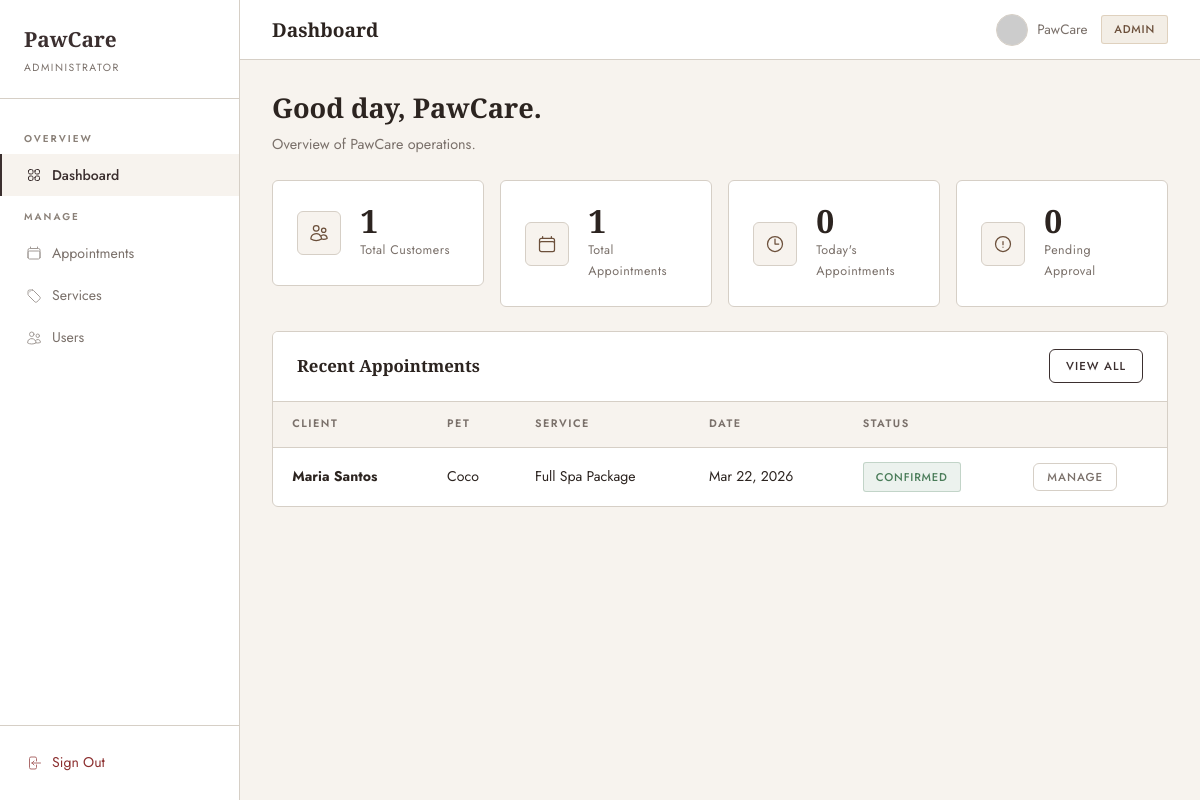
Page /views/admin/dashboard.php (signed in) on the committed database.
### tables this page shows
CREATE TABLE IF NOT EXISTS appointments (
    id         INT AUTO_INCREMENT PRIMARY KEY,
    user_id    INT NOT NULL,
    pet_id     INT NOT NULL,
    service_id INT NOT NULL,
    appt_date  DATE NOT NULL,
    appt_time  TIME NOT NULL,
    notes      TEXT DEFAULT NULL,
    status     ENUM('pending','confirmed','done','cancelled') NOT NULL DEFAULT 'pending',
    created_at TIMESTAMP DEFAULT CURRENT_TIMESTAMP,
    FOREIGN KEY (user_id)    REFERENCES users(id)    ON DELETE CASCADE,
    FOREIGN KEY (pet_id)     REFERENCES pets(id)     ON DELETE CASCADE,
    FOREIGN KEY (service_id) REFERENCES services(id) ON DELETE CASCADE
);

CREATE TABLE IF NOT EXISTS users (
    id         INT AUTO_INCREMENT PRIMARY KEY,
    name       VARCHAR(100)  NOT NULL,
    email      VARCHAR(150)  NOT NULL UNIQUE,
    phone      VARCHAR(20)   DEFAULT NULL,
    password   VARCHAR(255)  NOT NULL,
    role       ENUM('user','admin') NOT NULL DEFAULT 'user',
    created_at TIMESTAMP DEFAULT CURRENT_TIMESTAMP
);

CREATE TABLE IF NOT EXISTS pets (
    id         INT AUTO_INCREMENT PRIMARY KEY,
    user_id    INT NOT NULL,
    name       VARCHAR(100) NOT NULL,
    pet_type   VARCHAR(50)  NOT NULL,
    breed      VARCHAR(100) DEFAULT NULL,
    size       ENUM('Small','Medium','Large','Extra Large') DEFAULT NULL,
    notes      TEXT DEFAULT NULL,
    created_at TIMESTAMP DEFAULT CURRENT_TIMESTAMP,
    FOREIGN KEY (user_id) REFERENCES users(id) ON DELETE CASCADE
);

CREATE TABLE IF NOT EXISTS services (
    id          INT AUTO_INCREMENT PRIMARY KEY,
    name        VARCHAR(100)  NOT NULL,
    description TEXT          DEFAULT NULL,
    price       DECIMAL(10,2) NOT NULL,
    duration    INT           DEFAULT 60 COMMENT 'Minutes',
    is_active   TINYINT(1)    DEFAULT 1,
    created_at  TIMESTAMP DEFAULT CURRENT_TIMESTAMP
);

### views/admin/dashboard.php (the view, shortened to what this page needs)
<?php
$pdo = getPDO();
$totalUsers   = $pdo->query("SELECT COUNT(*) FROM users WHERE role='user'")->fetchColumn();
$totalAppts   = $pdo->query("SELECT COUNT(*) FROM appointments")->fetchColumn();
$todayAppts   = $pdo->query("SELECT COUNT(*) FROM appointments WHERE appt_date=CURDATE()")->fetchColumn();
$pendingAppts = $pdo->query("SELECT COUNT(*) FROM appointments WHERE status='pending'")->fetchColumn();
$recent = $pdo->query("
    SELECT a.*, u.name AS client, p.name AS pet_name, s.name AS service_name
    FROM appointments a
    JOIN users u ON a.user_id=u.id
    JOIN pets p ON a.pet_id=p.id
    JOIN services s ON a.service_id=s.id
    ORDER BY a.created_at DESC LIMIT 8
")->fetchAll();
$statusMap = ['pending'=>'badge-pending','confirmed'=>'badge-confirmed','done'=>'badge-done','cancelled'=>'badge-cancelled'];
?>
<!DOCTYPE html>
<html lang="en">
<head><?php include '../../includes/head.php'; ?></head>
<body>
<div class="layout">
  <?php include '../../includes/sidebar_admin.php'; ?>
  <div class="main-wrap">
    <div class="topbar">
      <span class="topbar-title">Dashboard</span>
      <div class="user-meta">
        <img src="https://ui-avatars.com/api/?name=<?= urlencode($_SESSION['user_name']) ?>&background=3B2F2F&color=C4A882&size=64" class="user-avatar"/>
        <?= htmlspecialchars(explode(' ', $_SESSION['user_name'])[0]) ?>
        <span class="badge-site badge-admin" style="margin-left:4px;">Admin</span>
      </div>
    </div>
    <div class="content-pad">
      <div class="mb-4">
        <h3 style="font-family:var(--font-display);font-size:1.7rem;font-weight:600;">Good day, <?= htmlspecialchars(explode(' ', $_SESSION['user_name'])[0]) ?>.</h3>
        <p style="color:var(--text-muted);font-size:0.9rem;margin:0;">Overview of PawCare operations.</p>
      </div>
      <div class="row g-3 mb-4">
        <?php
        $cards = [
            ['num'=>$totalUsers,   'label'=>'Total Customers',    'icon'=>'M15 19.128a9.38 9.38 0 002.625.372 9.337 9.337 0 004.121-.952 4.125 4.125 0 00-7.533-2.493M15 19.128v-.003c0-1.113-.285-2.16-.786-3.07M15 19.128v.106A12.318 12.318 0 018.624 21c-2.331 0-4.512-.645-6.374-1.766l-.001-.109a6.375 6.375 0 0111.964-3.07M12 6.375a3.375 3.375 0 11-6.75 0 3.375 3.375 0 016.75 0zm8.25 2.25a2.625 2.625 0 11-5.25 0 2.625 2.625 0 015.25 0z'],
            ['num'=>$totalAppts,   'label'=>'Total Appointments', 'icon'=>'M6.75 3v2.25M17.25 3v2.25M3 18.75V7.5a2.25 2.25 0 012.25-2.25h13.5A2.25 2.25 0 0121 7.5v11.25m-18 0A2.25 2.25 0 005.25 21h13.5A2.25 2.25 0 0021 18.75m-18 0v-7.5A2.25 2.25 0 015.25 9h13.5A2.25 2.25 0 0121 11.25v7.5'],
            ['num'=>$todayAppts,   'label'=>"Today's Appointments",'icon'=>'M12 6v6h4.5m4.5 0a9 9 0 11-18 0 9 9 0 0118 0z'],
            ['num'=>$pendingAppts, 'label'=>'Pending Approval',   'icon'=>'M12 9v3.75m9-.75a9 9 0 11-18 0 9 9 0 0118 0zm-9 3.75h.008v.008H12v-.008z'],
        ];
        foreach ($cards as $c): ?>
        <div class="col-md-3 col-6">
          <div class="stat-card">
            <div class="stat-icon">
              <svg fill="none" stroke="currentColor" stroke-width="1.5" viewBox="0 0 24 24" width="20" height="20">
                <path stroke-linecap="round" stroke-linejoin="round" d="<?= $c['icon'] ?>"/>
              </svg>
            </div>
            <div>
              <div class="stat-num"><?= $c['num'] ?></div>
              <div class="stat-label"><?= $c['label'] ?></div>
            </div>
          </div>
        </div>
        <?php endforeach; ?>
      </div>
      <div class="card-site">
        <div class="card-header-site">
          <h5>Recent Appointments</h5>
          <a href="appointments.php" class="btn-outline-site btn-sm-site">View All</a>
        </div>
        <?php if (empty($recent)): ?>
        <div class="card-body-site text-center py-4">
          <p style="color:var(--text-muted);">No appointments yet.</p>
        </div>
        <?php else: ?>
        <table class="table-site">
          <thead>
            <tr><th>Client</th><th>Pet</th><th>Service</th><th>Date</th><th>Status</th><th></th></tr>
          </thead>
          <tbody>
          <?php foreach ($recent as $a): ?>
          <tr>
            <td><strong><?= htmlspecialchars($a['client']) ?></strong></td>
            <td><?= htmlspecialchars($a['pet_name']) ?></td>
            <td><?= htmlspecialchars($a['service_name']) ?></td>
            <td><?= date('M j, Y', strtotime($a['appt_date'])) ?></td>
            <td><span class="badge-site <?= $statusMap[$a['status']]??'' ?>"><?= ucfirst($a['status']) ?></span></td>
            <td><a href="appointments.php" class="btn-ghost" style="font-size:0.72rem;padding:0.3rem 0.8rem;">Manage</a></td>
          </tr>
          <?php endforeach; ?>
          </tbody>
        </table>
        <?php endif; ?>
      </div>
    </div>
  </div>
</div>
</body>
</html>

### rows in the picture
appointments: user.name "Maria Santos", pet.name "Coco", service.name "Full Spa Package", appt_date "Mar 22, 2026", status "CONFIRMED"

### other values in the picture
explode(' ', $_SESSION['user_name'])[0] "PawCare"
$c['num'] "1"
$c['label'] "Total Customers"
$c['label'] "Total Appointments"
$c['num'] "0"
$c['label'] "Today's Appointments"
$c['label'] "Pending Approval"
